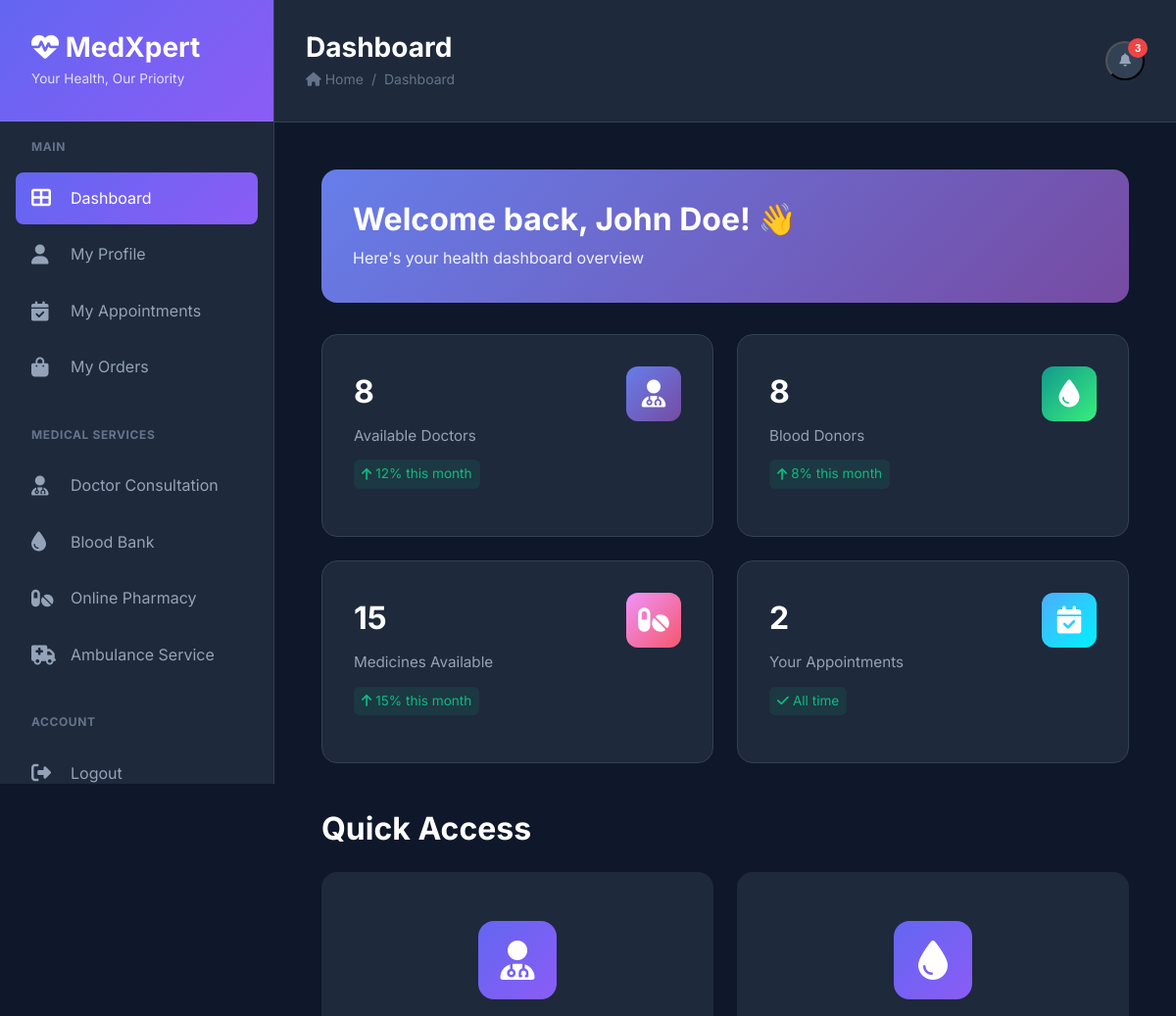
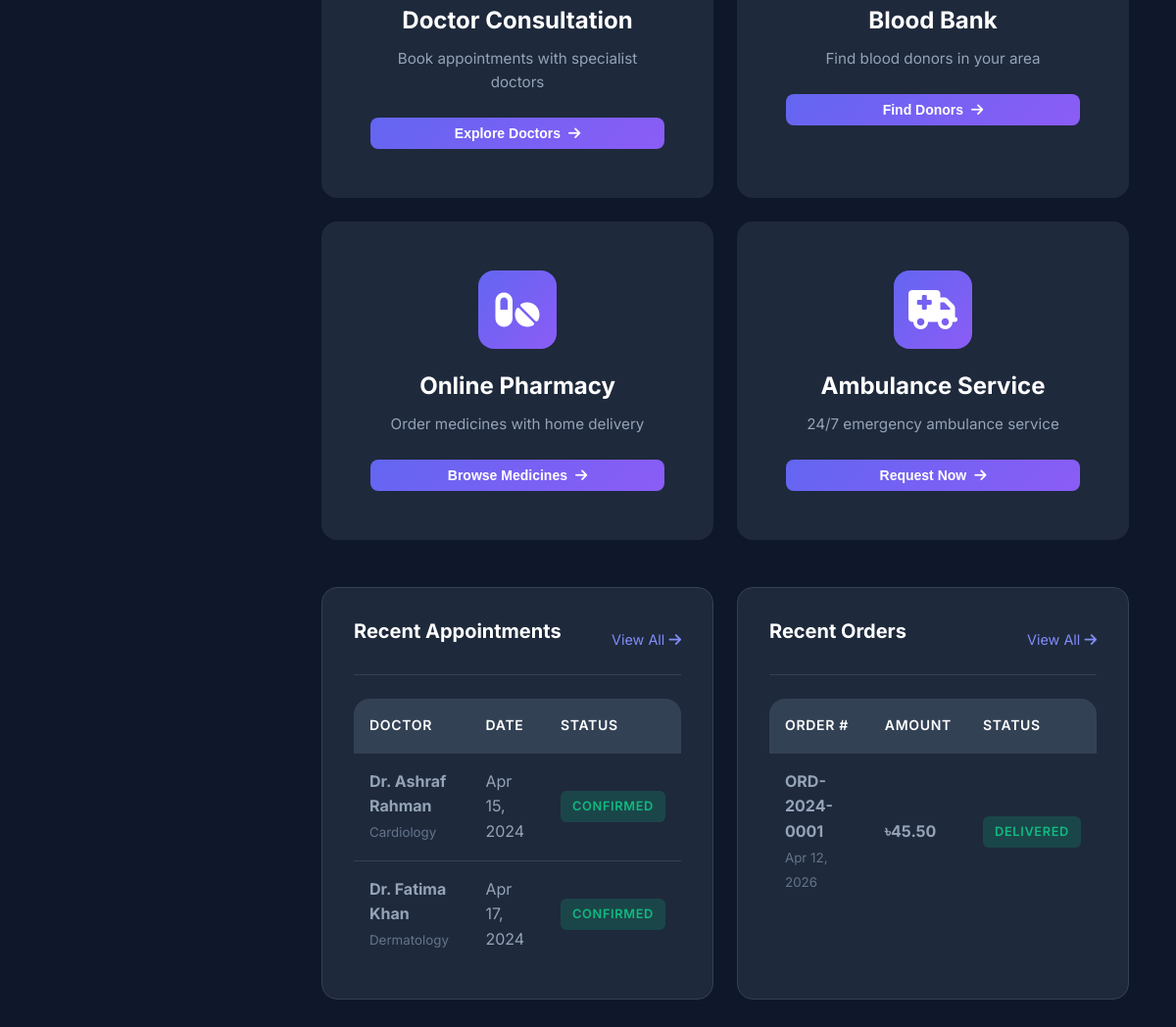
The app's page /dashboard.php (signed in) with its own data (2 pictures, top to bottom).
### tables this page shows
CREATE TABLE appointments (
    id INT AUTO_INCREMENT PRIMARY KEY,
    user_id INT NOT NULL,
    doctor_id INT NOT NULL,
    appointment_date DATE NOT NULL,
    appointment_time TIME NOT NULL,
    symptoms TEXT,
    status ENUM('pending', 'confirmed', 'completed', 'cancelled') DEFAULT 'pending',
    consultation_type ENUM('in-person', 'video', 'phone') DEFAULT 'in-person',
    notes TEXT,
    created_at TIMESTAMP DEFAULT CURRENT_TIMESTAMP,
    FOREIGN KEY (user_id) REFERENCES users(id) ON DELETE CASCADE,
    FOREIGN KEY (doctor_id) REFERENCES doctors(id) ON DELETE CASCADE,
    INDEX idx_user (user_id),
    INDEX idx_doctor (doctor_id),
    INDEX idx_date (appointment_date),
    INDEX idx_status (status)
);

CREATE TABLE doctors (
    id INT AUTO_INCREMENT PRIMARY KEY,
    name VARCHAR(100) NOT NULL,
    specialization VARCHAR(100) NOT NULL,
    experience INT NOT NULL,
    qualification VARCHAR(255) NOT NULL,
    hospital VARCHAR(150) NOT NULL,
    location VARCHAR(150) NOT NULL,
    fee DECIMAL(10,2) NOT NULL,
    rating DECIMAL(3,2) DEFAULT 4.50,
    phone VARCHAR(20) NOT NULL,
    email VARCHAR(100) NOT NULL,
    available_days VARCHAR(100) DEFAULT 'Mon-Fri',
    available_time VARCHAR(50) DEFAULT '9:00 AM - 5:00 PM',
    bio TEXT,
    image VARCHAR(255) DEFAULT 'default-doctor.png',
    status ENUM('active', 'inactive') DEFAULT 'active',
    created_at TIMESTAMP DEFAULT CURRENT_TIMESTAMP,
    INDEX idx_specialization (specialization),
    INDEX idx_status (status)
);

CREATE TABLE medicine_orders (
    id INT AUTO_INCREMENT PRIMARY KEY,
    user_id INT NOT NULL,
    order_number VARCHAR(50) UNIQUE NOT NULL,
    total_amount DECIMAL(10,2) NOT NULL,
    delivery_address TEXT NOT NULL,
    phone VARCHAR(20) NOT NULL,
    payment_method ENUM('cash', 'card', 'mobile_banking') DEFAULT 'cash',
    status ENUM('pending', 'processing', 'shipped', 'delivered', 'cancelled') DEFAULT 'pending',
    created_at TIMESTAMP DEFAULT CURRENT_TIMESTAMP,
    updated_at TIMESTAMP DEFAULT CURRENT_TIMESTAMP ON UPDATE CURRENT_TIMESTAMP,
    FOREIGN KEY (user_id) REFERENCES users(id) ON DELETE CASCADE,
    INDEX idx_user (user_id),
    INDEX idx_order_number (order_number),
    INDEX idx_status (status)
);

### dashboard.php (the view, shortened to what this page needs)
<?php
require_once 'config/header.php';
$stats = [];
$stats['total_doctors'] = $conn->query("SELECT COUNT(*) as count FROM doctors WHERE status = 'active'")->fetch_assoc()['count'];
$stats['total_donors'] = $conn->query("SELECT COUNT(*) as count FROM blood_donors WHERE available = 1")->fetch_assoc()['count'];
$stats['total_medicines'] = $conn->query("SELECT COUNT(*) as count FROM medicines WHERE status = 'available'")->fetch_assoc()['count'];
$stats['total_appointments'] = $conn->query("SELECT COUNT(*) as count FROM appointments WHERE user_id = {$_SESSION['user_id']}")->fetch_assoc()['count'];
$recent_appointments = $conn->query("
    SELECT a.*, d.name as doctor_name, d.specialization
    FROM appointments a
    JOIN doctors d ON a.doctor_id = d.id
    WHERE a.user_id = {$_SESSION['user_id']}
    ORDER BY a.created_at DESC
    LIMIT 5
");
$recent_orders = $conn->query("
    SELECT * FROM medicine_orders
    WHERE user_id = {$_SESSION['user_id']}
    ORDER BY created_at DESC
    LIMIT 5
");
?>
<h1>Dashboard</h1>
<div class="breadcrumb">
    <span><i class="fas fa-home"></i> Home</span>
    <span>/</span>
    <span>Dashboard</span>
</div>
</div>
<div class="top-actions">
    <button class="notification-btn">
        <i class="fas fa-bell"></i>
        <span class="notification-badge">3</span>
    </button>
</div>
</div>
<div class="content-wrapper">
    <div class="card" style="background: linear-gradient(135deg, #667eea 0%, #764ba2 100%); border: none; margin-bottom: 2rem;">
        <h2 style="color: white; margin-bottom: 0.5rem;">Welcome back, <?php echo htmlspecialchars($_SESSION['full_name']); ?>! 👋</h2>
        <p style="color: rgba(255,255,255,0.9); margin: 0;">Here's your health dashboard overview</p>
    </div>
    <div class="stats-grid">
        <div class="stat-card">
            <div class="stat-header">
                <div>
                    <div class="stat-value"><?php echo $stats['total_doctors']; ?></div>
                    <div class="stat-label">Available Doctors</div>
                    <div class="stat-change positive">
                        <i class="fas fa-arrow-up"></i> 12% this month
                    </div>
                </div>
                <div class="stat-icon blue">
                    <i class="fas fa-user-md"></i>
                </div>
            </div>
        </div>
        <div class="stat-card">
            <div class="stat-header">
                <div>
                    <div class="stat-value"><?php echo $stats['total_donors']; ?></div>
                    <div class="stat-label">Blood Donors</div>
                    <div class="stat-change positive">
                        <i class="fas fa-arrow-up"></i> 8% this month
                    </div>
                </div>
                <div class="stat-icon green">
                    <i class="fas fa-tint"></i>
                </div>
            </div>
        </div>
        <div class="stat-card">
            <div class="stat-header">
                <div>
                    <div class="stat-value"><?php echo $stats['total_medicines']; ?></div>
                    <div class="stat-label">Medicines Available</div>
                    <div class="stat-change positive">
                        <i class="fas fa-arrow-up"></i> 15% this month
                    </div>
                </div>
                <div class="stat-icon orange">
                    <i class="fas fa-pills"></i>
                </div>
            </div>
        </div>
        <div class="stat-card">
            <div class="stat-header">
                <div>
                    <div class="stat-value"><?php echo $stats['total_appointments']; ?></div>
                    <div class="stat-label">Your Appointments</div>
                    <div class="stat-change positive">
                        <i class="fas fa-check"></i> All time
                    </div>
                </div>
                <div class="stat-icon purple">
                    <i class="fas fa-calendar-check"></i>
                </div>
            </div>
        </div>
    </div>
    <h2 style="margin-bottom: 1.5rem;">Quick Access</h2>
    <div class="modules-grid">
        <a href="modules/consult.php" class="module-card">
            <div class="module-icon">
                <i class="fas fa-user-md"></i>
            </div>
            <h3>Doctor Consultation</h3>
            <p>Book appointments with specialist doctors</p>
            <button class="btn btn-primary btn-sm">
                Explore Doctors <i class="fas fa-arrow-right"></i>
            </button>
        </a>
        <a href="modules/blood.php" class="module-card">
            <div class="module-icon">
                <i class="fas fa-tint"></i>
            </div>
            <h3>Blood Bank</h3>
            <p>Find blood donors in your area</p>
            <button class="btn btn-primary btn-sm">
                Find Donors <i class="fas fa-arrow-right"></i>
            </button>
        </a>
        <a href="modules/pharmacy.php" class="module-card">
            <div class="module-icon">
                <i class="fas fa-pills"></i>
            </div>
            <h3>Online Pharmacy</h3>
            <p>Order medicines with home delivery</p>
            <button class="btn btn-primary btn-sm">
                Browse Medicines <i class="fas fa-arrow-right"></i>
            </button>
        </a>
        <a href="modules/ambulance.php" class="module-card">
            <div class="module-icon">
                <i class="fas fa-ambulance"></i>
            </div>
            <h3>Ambulance Service</h3>
            <p>24/7 emergency ambulance service</p>
            <button class="btn btn-primary btn-sm">
                Request Now <i class="fas fa-arrow-right"></i>
            </button>
        </a>
    </div>
    <div style="display: grid; grid-template-columns: repeat(auto-fit, minmax(400px, 1fr)); gap: 1.5rem; margin-top: 2rem;">
        <div class="card">
            <div class="card-header">
                <h3 class="card-title">Recent Appointments</h3>
                <a href="modules/consult.php" style="color: var(--primary-light); font-size: 0.9rem;">
                    View All <i class="fas fa-arrow-right"></i>
                </a>
            </div>
            <div class="table-container">
                <table class="table">
                    <thead>
                        <tr>
                            <th>Doctor</th>
                            <th>Date</th>
                            <th>Status</th>
                        </tr>
                    </thead>
                    <tbody>
                        <?php if ($recent_appointments->num_rows > 0): ?>
                            <?php while ($apt = $recent_appointments->fetch_assoc()): ?>
                                <tr>
                                    <td>
                                        <strong><?php echo htmlspecialchars($apt['doctor_name']); ?></strong><br>
                                        <small style="color: var(--gray);"><?php echo htmlspecialchars($apt['specialization']); ?></small>
                                    </td>
                                    <td><?php echo date('M d, Y', strtotime($apt['appointment_date'])); ?></td>
                                    <td>
                                        <?php
                                        $badge_class = [
                                            'pending' => 'badge-warning',
                                            'confirmed' => 'badge-success',
                                            'completed' => 'badge-info',
                                            'cancelled' => 'badge-danger'
                                        ];
                                        ?>
                                        <span class="badge <?php echo $badge_class[$apt['status']]; ?>">
                                            <?php echo ucfirst($apt['status']); ?>
                                        </span>
                                    </td>
                                </tr>
                            <?php endwhile; ?>
                        <?php endif; ?>
                    </tbody>
                </table>
            </div>
        </div>
        <div class="card">
            <div class="card-header">
                <h3 class="card-title">Recent Orders</h3>
                <a href="modules/pharmacy.php" style="color: var(--primary-light); font-size: 0.9rem;">
                    View All <i class="fas fa-arrow-right"></i>
                </a>
            </div>
            <div class="table-container">
                <table class="table">
                    <thead>
                        <tr>
                            <th>Order #</th>
                            <th>Amount</th>
                            <th>Status</th>
                        </tr>
                    </thead>
                    <tbody>
                        <?php if ($recent_orders->num_rows > 0): ?>
                            <?php while ($order = $recent_orders->fetch_assoc()): ?>
                                <tr>
                                    <td>
                                        <strong><?php echo htmlspecialchars($order['order_number']); ?></strong><br>
                                        <small style="color: var(--gray);"><?php echo date('M d, Y', strtotime($order['created_at'])); ?></small>
                                    </td>
                                    <td><strong>৳<?php echo number_format($order['total_amount'], 2); ?></strong></td>
                                    <td>
                                        <?php
                                        $badge_class = [
                                            'pending' => 'badge-warning',
                                            'processing' => 'badge-info',
                                            'shipped' => 'badge-primary',
                                            'delivered' => 'badge-success',
                                            'cancelled' => 'badge-danger'
                                        ];
                                        ?>
                                        <span class="badge <?php echo $badge_class[$order['status']]; ?>">
                                            <?php echo ucfirst($order['status']); ?>
                                        </span>
                                    </td>
                                </tr>
                            <?php endwhile; ?>
                        <?php endif; ?>
                    </tbody>
                </table>
            </div>
        </div>
    </div>
</div>
<?php require_once 'config/footer.php'; ?>

### records on screen
appointments: doctor.name "Dr. Ashraf Rahman", doctor.specialization "Cardiology", appointment_date "Apr 15, 2024", status "CONFIRMED"
appointments: doctor.name "Dr. Fatima Khan", doctor.specialization "Dermatology", appointment_date "Apr 17, 2024", status "CONFIRMED"
medicine_orders: order_number "ORD-2024-0001", created_at "Apr 12, 2026", total_amount "45.50", status "DELIVERED"

### other values on screen
$_SESSION['full_name'] "John Doe"
$stats['total_doctors'] "8"
$stats['total_donors'] "8"
$stats['total_medicines'] "15"
$stats['total_appointments'] "2"
